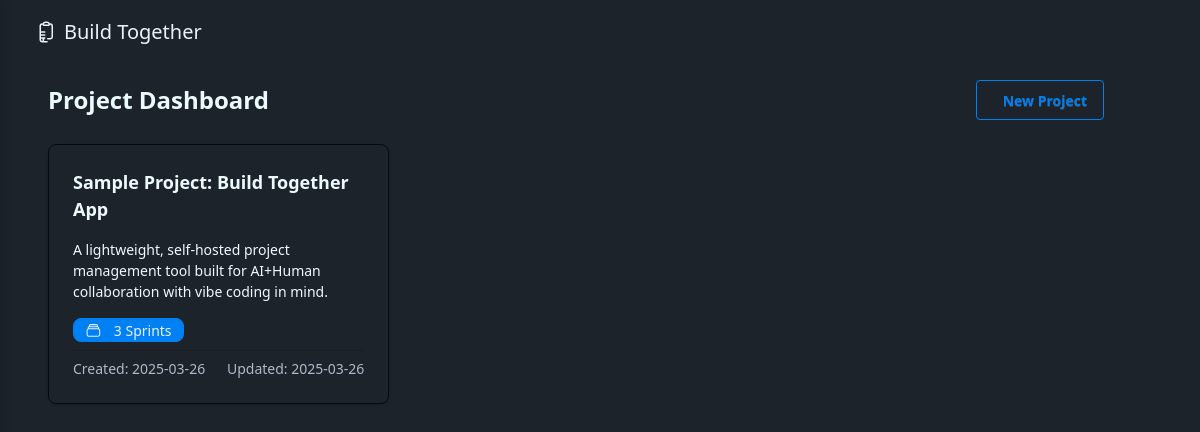
Before: / with the older database file.
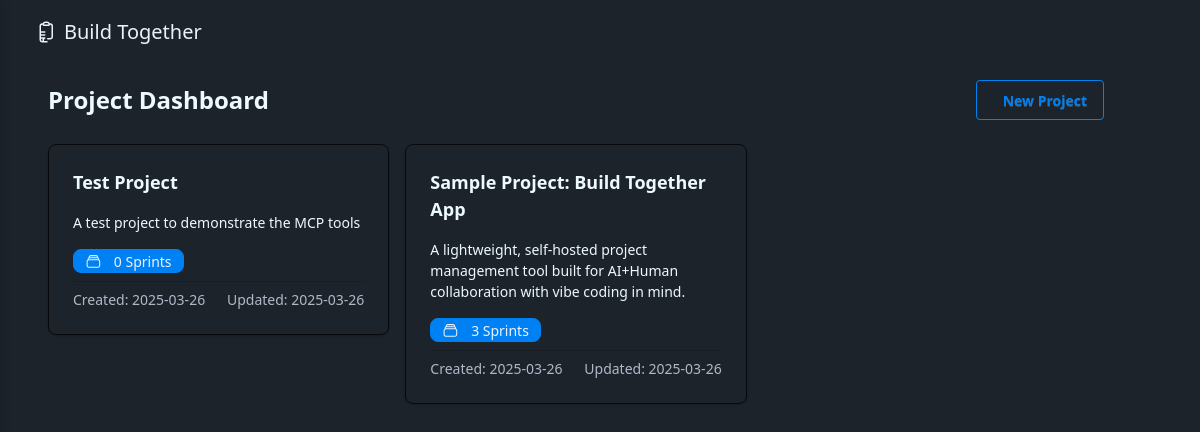
After: the same page with the newer database file.
### app/models/project.py (models this page shows, shortened)
class Project(db.Model):
    __tablename__ = 'projects'
    id = db.Column(db.Integer, primary_key=True)
    name = db.Column(db.String(100), nullable=False)
    description = db.Column(db.Text, nullable=True)
    requirements = db.Column(db.Text, nullable=True)
    implementation_details = db.Column(db.Text, nullable=True)
    created_at = db.Column(db.DateTime, default=datetime.utcnow)
    updated_at = db.Column(db.DateTime, default=datetime.utcnow, onupdate=datetime.utcnow)
    sprints = db.relationship('Sprint', backref='project', lazy='dynamic', cascade='all, delete-orphan')
    def get_sprint_count(self):
        return self.sprints.count()

### app/routes/main_routes.py (the view)
@main_bp.route('/')
def index():
    projects = Project.query.order_by(Project.created_at.desc()).all()
    return render_template('dashboard.html', projects=projects)

### app.py (called while the page is built)
@app.context_processor
def inject_now():
    return {'now': datetime.utcnow()}

### app/utils/markdown_parser.py (called while the page is built)
def convert_markdown_to_html(text):
    if not text:
        return Markup("")
    html = markdown.markdown(
        text,
        extensions=[
            'markdown.extensions.fenced_code',
            'markdown.extensions.tables',
            'markdown.extensions.nl2br',
            'markdown.extensions.sane_lists'
        ]
    )
    clean_html = bleach.clean(
        html,
        tags=ALLOWED_TAGS,
        attributes=ALLOWED_ATTRIBUTES,
        strip=True
    )
    return Markup(clean_html)

### app/templates/dashboard.html (shortened to what this page needs)
{% extends "base.html" %}
{% block content %}
<div class="container-fluid px-4 py-4">
    <div class="flex justify-between items-center mb-6">
        <h2 class="text-2xl font-bold">Project Dashboard</h2>
        <button id="newProjectBtn" class="btn btn-outline btn-primary"
               hx-get="/htmx/projects/form"
               hx-target="#project-form-container"
               hx-swap="innerHTML"
               hx-preserve="true">
            New Project
        </button>
    </div>
    <div id="projectsContainer">
        <div class="grid grid-cols-1 md:grid-cols-2 lg:grid-cols-3 gap-4" id="appMainContainer">
            {% if projects %}
                {% for project in projects %}
                    <div>
                        {% include 'partials/project_card.html' %}
                    </div>
                {% endfor %}
            {% endif %}
        </div>
    </div>
</div>
{% endblock %}

### app/templates/base.html (shortened to what this page needs)
<!DOCTYPE html>
<html lang="en">
<head>
    <link rel="stylesheet" href="{{ url_for('static', filename='css/tailwind.css') }}">
</head>
<body class="min-h-screen text-base-content no-transitions">
    <div id="appContainer">
      <div class="main-content">
        <div class="text-primary-content">
          <div class="navbar bg-base-100 px-8">
            <div class="flex-1 flex items-center">
              <a href="{{ url_for('main.index') }}" class="flex items-center gap-2">
                  <span class="text-xl">Build Together</span>
              </a>
            </div>
          </div>
        </div>
        <main class="w-full max-w-6xl px-8">
            {% block content %}{% endblock %}
        </main>
      </div>
    </div>
</body>
</html>

### app/templates/partials/project_card.html (shortened to what this page needs)
<div class="card shadow-sm mb-4 project-card card-border border-neutral" x-data="{ projectCardOpen: true }">
    <div class="card-body">
        <div class="flex justify-between items-start">
            <h3 class="card-title">
                <a href="{{ url_for('main.project_detail', project_id=project.id) }}" class="hover:underline">
                    {{ project.name }}
                </a>
            </h3>
        </div>
        <p class="text-sm">{{ project.description|markdown|truncate(150) or 'No description provided.' }}</p>
        <div class="flex justify-between items-center">
            <span class="badge badge-primary">
                {{ project.get_sprint_count() }} Sprint{{ 's' if project.get_sprint_count() != 1 }}
            </span>
        </div>
        <div class="flex justify-between items-center text-sm text-base-content/70 pt-2 border-t border-base-200">
            <div>
                Created: {{ project.created_at.strftime('%Y-%m-%d') }}
            </div>
            <div>
                Updated: {{ project.updated_at.strftime('%Y-%m-%d') }}
            </div>
        </div>
    </div>
</div>

### app/templates/base.html (style rules this page uses)
html.transitions-enabled .main-content { transition: padding-left 0.3s ease-in-out; }
.main-content { min-height: 100vh; display: flex; flex-direction: column; }

Changed rows visible on the page:
added Project: name "Test Project", description "A test project to demonstrate the MCP tools", get_sprint_count "0", value "s", created_at "2025-03-26", updated_at "2025-03-26"
